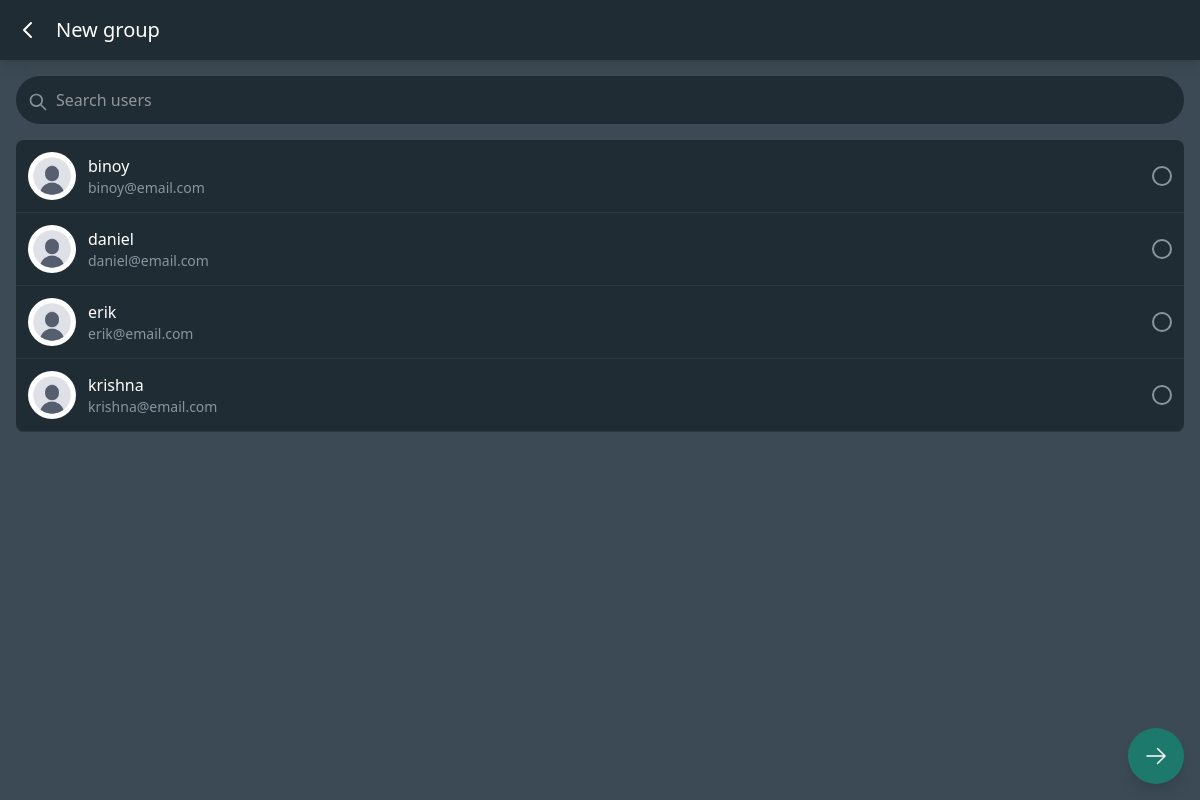
The app's page /chat/create-group/ (signed in) with its own data.
### userauths/models.py (models this page shows, shortened)
class CustomUser(AbstractUser):
    username = models.CharField(
        max_length=20,
        unique=True,
        blank=False,
        validators=[
            RegexValidator(
                regex='^[a-zA-Z0-9_]+$',
                message='Username can only contain letters, numbers, and underscores',
                code='invalid_username'
            )
        ],
        help_text='Required 20 characters or fewer. Letters, digits and _ only.'
    )
    email = models.EmailField(
        unique=True,
        blank=False,
        help_text='Required. Must be a valid email address.'
    )
    bio = models.TextField(
        max_length=500,  # Increased from 100
        blank=True,  # Changed from False
        help_text='Tell us about yourself (500 characters max)'
    )
    avatar = models.ImageField(
        upload_to=userDirectoryPath,
        default='default.jpg',
        help_text='Profile picture (300x300 recommended)'
    )
    website = models.URLField(
        blank=True,
        default='',
        help_text='Your personal website'
    )
    facebook = models.URLField(
        blank=True,
        default='',
        help_text='Your Facebook profile URL'
    )
    instagram = models.URLField(  # Fixed typo from 'instagran'
        blank=True,
        default='',
        help_text='Your Instagram profile URL'
    )
    twitter = models.URLField(
        blank=True,
        default='',
        help_text='Your Twitter profile URL'
    )
    is_verified = models.BooleanField(
        default=False,
        help_text='Designates whether the user has verified their email'
    )
    last_activity = models.DateTimeField(
        null=True,
        blank=True,
        help_text='Last time the user was active'
    )
    USERNAME_FIELD = 'email'
    REQUIRED_FIELDS = ['username']  # Email is already required by default
    class Meta:
        verbose_name = 'User'
        verbose_name_plural = 'Users'
        ordering = ['-date_joined']

### chat/views.py (the view, shortened to what this page needs)
# urls.py: path('create-group/', CreateGroupView.as_view(), name='create-group'),
class CreateGroupView(LoginRequiredMixin, View):
    login_url = '/'  # Redirect URL if not authenticated
    redirect_field_name = 'next'  # Default (optional)
    def get(self, request):
        form = RoomForm(user=request.user)
        users = CustomUser.objects.exclude(id=request.user.id).order_by('username')
        return render(request, 'chat/create_group.html', {
            'form': form,
            'users': users
        })

### templates/chat/create_group.html (shortened to what this page needs)
{% extends "chat/base.html" %}
{% block content %}
<div class="min-h-screen bg-[#3B4A54] flex flex-col relative" id="user-selection-section">
  <div class="bg-[#202C33] p-4 shadow-lg">
    <div class="flex items-center space-x-4">
      <a href="{% url 'groups' %}" class="text-white">
        <svg class="w-6 h-6" fill="none" stroke="currentColor" viewBox="0 0 24 24">
          <path stroke-linecap="round" stroke-linejoin="round" stroke-width="2" d="M15 19l-7-7 7-7"></path>
        </svg>
      </a>
      <h1 class="text-xl font-medium text-white">New group</h1>
    </div>
  </div>
  <div class="flex-1 p-4 relative">
    <div class="mb-4">
      <div class="relative">
        <input
          type="text"
          id="user-search"
          placeholder="Search users"
          class="w-full bg-[#202C33] text-white px-10 py-3 rounded-full focus:outline-none focus:ring-2 focus:ring-[#00A884]"
        >
        <svg class="w-5 h-5 absolute left-3 top-4 text-[#8696A0]" fill="none" stroke="currentColor" viewBox="0 0 24 24">
          <path stroke-linecap="round" stroke-linejoin="round" stroke-width="2" d="M21 21l-6-6m2-5a7 7 0 11-14 0 7 7 0 0114 0z"></path>
        </svg>
      </div>
    </div>
    <div class="rounded-lg flex flex-col overflow-hidden overflow-y-auto user-list max-h-[calc(100vh-160px)]">
      {% for user in users %}
        <label class="flex items-center p-3 border-b border-[#2A3942] bg-[#202C33]  hover:bg-[#2A3942] cursor-pointer transition-colors transition-all duration-200 ease-in-out user-item">
            <img
                src="{{ user.avatar.url|default:'/media/default.jpg' }}"
                alt="John Doe"
                class="w-12 h-12 rounded-full object-cover mr-3"
            >
            <div class="flex-1">
                <h3 class="text-white font-medium">{{ user.username }}</h3>
                <p class="text-[#8696A0] text-sm">{{user.email }}</p>
            </div>
            <div class="w-5 h-5 border-2 border-[#8696A0] rounded-full peer-checked:bg-[#00A884] peer-checked:border-[#00A884] transition-colors">
            </div>
        </label>
      {% empty %}
        <p class="text-center py-8 text-[#8696A0]">No users yet</p>
      {% endfor %}
    </div>
  </div>
  <div class="fixed bottom-4 right-4">
    <button
        id="next-btn"
        class="bg-[#00A884] text-white py-4 px-4 rounded-full font-medium disabled:bg-[#00A88480] disabled:cursor-not-allowed shadow-lg transition-transform hover:scale-105"
        disabled
    >
        <svg xmlns="http://www.w3.org/2000/svg" fill="none" viewBox="0 0 24 24" stroke-width="1.5" stroke="currentColor" class="h-6 w-6">
          <path stroke-linecap="round" stroke-linejoin="round" d="M13.5 4.5 21 12m0 0-7.5 7.5M21 12H3" />
        </svg>
    </button>
  </div>
</div>
{% endblock content %}

### records on screen
CustomUser: avatar (placeholder picture), username "binoy", email "binoy@email.com"
CustomUser: avatar (placeholder picture), username "daniel", email "daniel@email.com"
CustomUser: avatar (placeholder picture), username "erik", email "erik@email.com"
CustomUser: avatar (placeholder picture), username "krishna", email "krishna@email.com"
